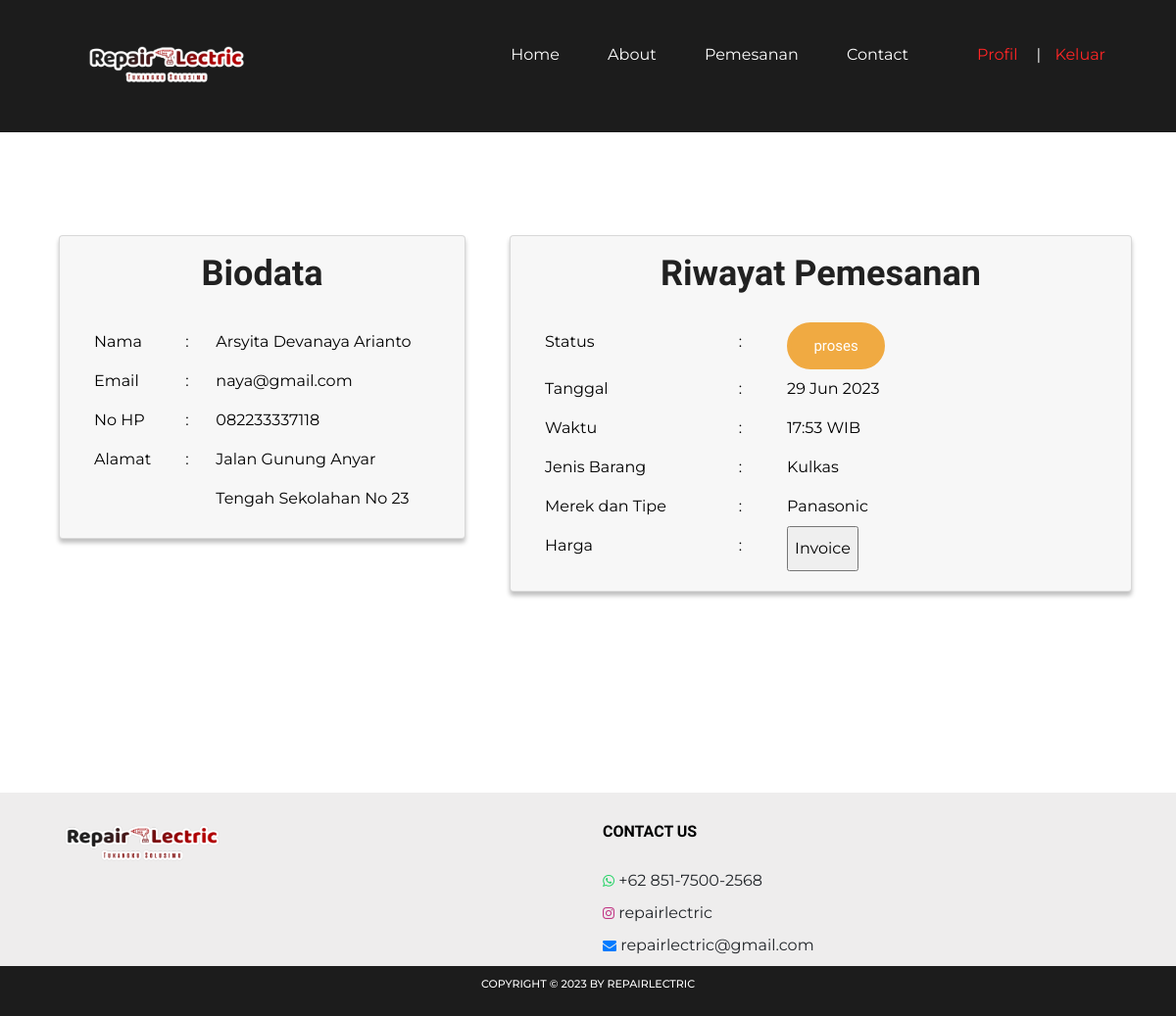
The page /detail_pemesanan.php?id=21 (signed in) on the database its author committed.
### tables this page shows
CREATE TABLE `pelanggan` (
  `id_pelanggan` int(11) NOT NULL,
  `id_user` int(11) NOT NULL,
  `alamat` varchar(255) NOT NULL,
  `nomor_hp` varchar(20) NOT NULL,
  `nama` varchar(225) NOT NULL
);

CREATE TABLE `user` (
  `id_user` int(11) NOT NULL,
  `email` varchar(255) NOT NULL,
  `password` varchar(255) NOT NULL,
  `role` varchar(20) NOT NULL
);

CREATE TABLE `pemesanan` (
  `id_pemesanan` int(11) NOT NULL,
  `id_pelanggan` int(11) NOT NULL,
  `id_elektronik` int(11) NOT NULL,
  `merk_tipe` varchar(255) NOT NULL,
  `deskripsi` text NOT NULL,
  `status` varchar(100) NOT NULL,
  `tanggal_pesan` date NOT NULL,
  `waktu_pesan` time NOT NULL,
  `tanggal_sekarang` date NOT NULL,
  `waktu_sekarang` time NOT NULL
);

CREATE TABLE `elektronik` (
  `id_elektronik` int(11) NOT NULL,
  `nama` varchar(50) NOT NULL
);

### detail_pemesanan.php (the view, shortened to what this page needs)
<?php
require "function.php";
$id = $_GET['id'];
$id_user = $_SESSION['user'];
$data = mysqli_query($conn, "SELECT pelanggan.id_pelanggan, user.email, pelanggan.nama, pelanggan.alamat, pelanggan.nomor_hp
                             FROM pelanggan
                             JOIN user ON pelanggan.id_user = user.id_user
                             WHERE user.id_user='$id_user'");
$d = mysqli_fetch_array($data);
$query = mysqli_query($conn, "SELECT pelanggan.id_pelanggan, elektronik.id_elektronik, elektronik.nama AS nama_elektronik, pemesanan.id_pemesanan,pemesanan.id_pelanggan, pemesanan.merk_tipe, pemesanan.status, pemesanan.waktu_pesan, pemesanan.tanggal_pesan
                             FROM pemesanan
                             JOIN elektronik ON pemesanan.id_elektronik = elektronik.id_elektronik
                             JOIN pelanggan ON pemesanan.id_pelanggan = pelanggan.id_pelanggan
                             WHERE pemesanan.id_pemesanan = $id");
$a = mysqli_fetch_array($query);
$query = mysqli_query($conn, "SELECT  pemesanan.id_pemesanan, invoice.id_invoice,invoice.id_pemesanan,invoice.biaya_servis,invoice.biaya_komponen,invoice.nama_komponen,invoice.id_teknisi,invoice.biaya_cek,invoice.total
                             FROM invoice
                             JOIN pemesanan ON invoice.id_pemesanan = pemesanan.id_pemesanan
                             JOIN teknisi ON invoice.id_teknisi = invoice.id_teknisi
                             WHERE pemesanan.id_pemesanan = $id");
$data_invoice = mysqli_fetch_all($query, MYSQLI_ASSOC);
?>
<!DOCTYPE html>
<html lang="zxx">
<head>
    <link rel="stylesheet" href="css/bootstrap.min.css" />
    <link rel="stylesheet" href="css/font-awesome.min.css" />
    <link rel="stylesheet" href="css/owl.carousel.min.css" />
    <link rel="stylesheet" href="css/slicknav.min.css" />
    <link rel="stylesheet" href="css/style.css" />
</head>
<body>
    <header class="header-section clearfix">
        <a href="index.html" class="site-logo">
            <img src="img/logo_repair.png" alt="">
        </a>
        <div class="header-right">
            <div class="user-panel">
                <?php if (!isset($_SESSION["login_pelanggan"]) || $_SESSION["login_pelanggan"] !== true) { ?>
                    <a href="login.php" class="hr-btn">Login</a><span>|</span>
                    <a href="registrasi.php" class="register">Create an account</a>
                <?php } else { ?>
                    <a href="profil.php" class="hr-btn">Profil</a><span>|</span>
                    <a href="keluar.php" class="register">Keluar</a>
                <?php } ?>
            </div>
        </div>
        <ul class="main-menu">
            <li><a href="index.php">Home</a></li>
            <li><a href="index.php">About</a></li>
            <li><a href="#">Pemesanan</a>
            </li>
            <li><a href="contact.php">Contact</a></li>
        </ul>
    </header>
    <section class="detail-section spad">
        <div class="container">
            <div class="row">
                <div class="col-lg-5">
                    <div class="container container-form">
                        <div class="card">
                            <h2 class="card-title" align="center">Biodata</h2>
                            <div class="card-body">
                                <div class="container text-left">
                                    <div class="row row-cols-4">
                                        <div class="col-3">Nama</div>
                                        <div class="col-1">:</div>
                                        <div class="col-8">
                                            <?php echo $d['nama']; ?>
                                        </div>
                                        <div class="col-3">Email</div>
                                        <div class="col-1">:</div>
                                        <div class="col-8">
                                            <?php echo $d['email']; ?>
                                        </div>
                                        <div class="col-3">No HP</div>
                                        <div class="col-1">:</div>
                                        <div class="col-8">
                                            <?php echo $d['nomor_hp']; ?>
                                        </div>
                                        <div class="col-3">Alamat</div>
                                        <div class="col-1">:</div>
                                        <div class="col-8">
                                            <?php echo $d['alamat']; ?>
                                        </div>
                                    </div>
                                </div>
                            </div>
                        </div>
                    </div>
                </div>
                <div class="col-lg-7">
                    <div class="card">
                        <h2 class="card-title" align="center">Riwayat Pemesanan</h2>
                        <div class="card-body">
                            <div class="container text-left">
                                <div class="row row-cols-4">
                                    <div class="col-4">Status</div>
                                    <div class="col-1">:</div>
                                    <div class="col-7">
                                        <div class="button">
                                            <?php echo $a['status']; ?>
                                        </div>
                                    </div>
                                    <div class="col-4">Tanggal</div>
                                    <div class="col-1">:</div>
                                    <div class="col-7">
                                        <?php echo date("d M Y", strtotime($a['tanggal_pesan'])); ?>
                                    </div>
                                    <div class="col-4">Waktu</div>
                                    <div class="col-1">:</div>
                                    <div class="col-7">
                                        <?php echo date("H:i", strtotime($a['waktu_pesan'])); ?> WIB
                                    </div>
                                    <div class="col-4">Jenis Barang</div>
                                    <div class="col-1">:</div>
                                    <div class="col-7">
                                        <?php echo $a['nama_elektronik']; ?>
                                    </div>
                                    <div class="col-4">Merek dan Tipe</div>
                                    <div class="col-1">:</div>
                                    <div class="col-7">
                                        <?php echo $a['merk_tipe']; ?>
                                    </div>
                                    <div class="col-4">Harga</div>
                                    <div class="col-1">:</div>
                                    <div class="col-7">
                                        <?php
                                        if (empty($data_invoice)) {
                                            echo '-';
                                        } else {
                                            ?>
                                            <div class="button-container">
                                                <a href="invoice.php?id=<?php echo $a['id_pemesanan']; ?>"> <input type="button" value="Invoice"></a>
                                            </div>
                                            <?php
                                        }
                                        ?>
                                    </div>
                                </div>
                            </div>
                        </div>
                    </div>
                </div>
            </div>
        </div>
    </section>
    <footer class="footer-section">
        <div class="container">
            <div class="row">
                <div class="col-xl-6 col-lg-7 order-lg-2">
                    <div class="footer-widget">
                        <h2>Contact Us</h2>
                        <ul class="contact-list">
                            <li><a href="https://wa.me/6285175002568" target="_blank"><i class="fa fa-whatsapp"
                                        style="color: #25D366;"></i></a> +62 851-7500-2568</li>
                            <li><a href="https://www.instagram.com/repairlectric" target="_blank"><i
                                        class="fa fa-instagram" style="color: #C13584;"></i></a> repairlectric</li>
                            <li><a href="mailto:repairlectric@gmail.com" target="_blank"><i class="fa fa-envelope"
                                        style="color: #007BFF;"></i></a> repairlectric@gmail.com</li>
                        </ul>
                    </div>
                </div>
                <div class="col-xl-6 col-lg-5 order-lg-1">
                    <img src="img/logo_repair.png" alt="">
                </div>
            </div>
        </div>
        <div class="copyright">
			Copyright &copy;
			<script>document.write(new Date().getFullYear());</script> by RepairLectric</a>
		</div>
    </footer>
</body>
</html>

### css/style.css (style rules this page uses)
html, body { height: 100%; font-family: "Montserrat", sans-serif; -webkit-font-smoothing: antialiased; font-smoothing: antialiased; }
h1, h2, h3, h4, h5, h6 { font-family: 'K2D', sans-serif; margin: 0; color: #212121; font-weight: 600; line-height: 1; }
h2 { font-size: 36px; }
img { max-width: 100%; }
ul, ol { padding: 0; margin: 0; }
.spad { padding-top: 105px; padding-bottom: 105px; }
header a img { width: 200px; }
.header-section { padding-left: 55px; padding-right: 72px; background: #1c1c1c; }
.site-logo { display: inline-block; padding: 0; padding: 44px 15px; }
.header-right { float: right; padding: 44px 0; margin-left: 130px; }
.header-right .hr-btn { display: inline-block; color: #979aa5; }
.header-right .user-panel { display: inline-block; }
.header-right .user-panel a { font-size: 16px; color: #ff2525; margin: 0 10px; }
.header-right .user-panel .register { color: #ff2525; margin-right: 0; }
.header-right span { color: #ffffff; display: inline-block; padding-left: 9px; }
.main-menu { list-style: none; float: right; }
.main-menu li { display: inline-block; position: relative; }
.main-menu li a { display: block; font-size: 16px; color: #ffffff; padding: 44px 10px; margin-left: 60px; }
.main-menu li:first-child a { margin-left: 0; }
footer { margin-top: 100px; }
.footer-section { padding-top: 30px; background: #eeeded; }
.footer-section img { width: 200px; }
.footer-widget { padding-top: 2px; }
.footer-widget h2 { font-size: 16px; color: #000000; text-transform: uppercase; margin-bottom: 30px; }
.footer-widget ul { list-style: none; }
.footer-widget ul li a { display: inline-block; color: #6a7080; font-size: 14px; margin-bottom: 10px; }
.copyright { text-align: center; font-size: 11px; text-transform: uppercase; font-weight: 500; color: #fbfbfb; padding: 10px 0 25px; background-color: #1c1c1c; }
span { color: white; }
.detail-section .card { background: #ffffff; padding-top: 20px; color: rgb(0, 0, 0); width: 100%; max-width: 800px; background: #f7f7f7; backdrop-filter: blur(2px); height: 100%; box-shadow: 0px 4px 4px rgba(0, 0, 0, 0.25); }
.detail-section .container-form { display: flex; justify-content: center; align-items: center; }
.detail-section .row-cols-4 { line-height: 40px; }
.detail-section .button { font-family: 'K2D', sans-serif; font-weight: 500; color: #ffffff; background-color: #f0aa42; font-size: 15px; border-radius: 50px; border: 4px solid #f0aa42; text-align: center; width: 100px; }
@media only screen and (min-width: 1200px) and (max-width: 1360px) { .header-right { margin-left: 50px; } }
@media only screen and (min-width: 1200px) and (max-width: 1360px) { .main-menu li a { margin-left: 25px; } }

### rows shown on the page
pelanggan: nama "Arsyita Devanaya Arianto", id_user.email "naya@gmail.com", nomor_hp "082233337118", alamat "Jalan Gunung Anyar Tengah Sekolahan No 23"
pemesanan: status "proses", tanggal_pesan "29 Jun 2023", waktu_pesan "17:53", id_elektronik.nama "Kulkas", merk_tipe "Panasonic"
